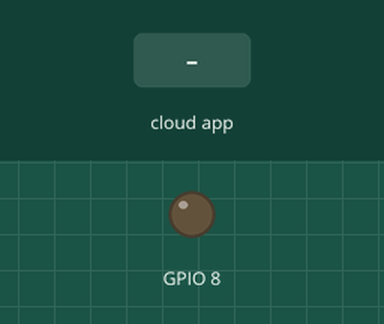
Bench run of a sketch on a simulated ESP8266 (NodeMCU). Parts: output pins drawn as LEDs (lit = HIGH). The inputs (shaded band) are chosen by the test bench. WiFi joins after 1.5 s; servers stay silent unless stated; no MQTT or app messages arrive unless stated; what the sketch prints to the serial monitor is not drawn.

Above: at 2.7 s.
2.8 s: the phone or cloud app sets led to 0
At 3.7 s:
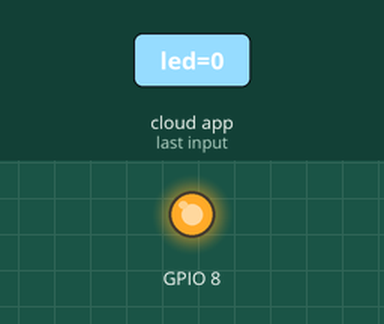
4.3 s: the phone or cloud app sets led to 1
At 5.6 s:
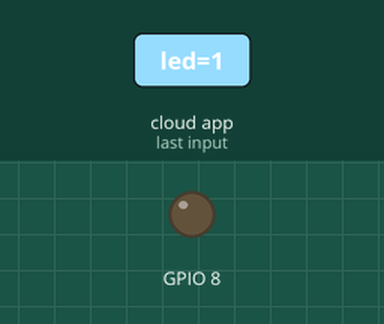
Timing chart, 0 to 7.3 s (numbered marks = the images above; inputs shaded):
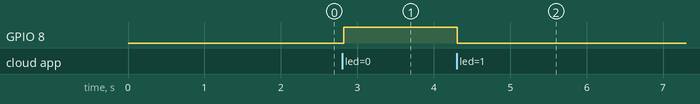

The sketch:

sketch_jul02a.ino
```cpp
#include <ESP8266WiFi.h>
#include "Adafruit_MQTT.h"
#include "Adafruit_MQTT_Client.h"

int leddd=8;

#define WLAN_SSID       "JFO"             // Your SSID
#define WLAN_PASS       "fdkt0588"        // Your password


#define AIO_SERVER      "io.adafruit.com"
#define AIO_SERVERPORT  1883                   // use 8883 for SSL
#define AIO_USERNAME    "Manglu"            // Replace it with your username
#define AIO_KEY         "e44eb942c4cb4dec9e479064e6211da4"   // Replace with your Project Auth Key


// Create an ESP8266 WiFiClient class to connect to the MQTT server.
WiFiClient client;
// or... use WiFiFlientSecure for SSL
//WiFiClientSecure client;

// Setup the MQTT client class by passing in the WiFi client and MQTT server and login details.
Adafruit_MQTT_Client mqtt(&client, AIO_SERVER, AIO_SERVERPORT, AIO_USERNAME, AIO_KEY);

/****************************** Feeds ***************************************/


// Setup a feed called 'onoff' for subscribing to changes.
Adafruit_MQTT_Subscribe led = Adafruit_MQTT_Subscribe(&mqtt, AIO_USERNAME"/f/led"); // FeedName

void MQTT_connect();

void setup() {
  Serial.begin(115200);

  pinMode(8, OUTPUT);

  // Connect to WiFi access point.
  Serial.println(); Serial.println();
  Serial.print("Connecting to ");
  Serial.println(WLAN_SSID);

  WiFi.begin(WLAN_SSID, WLAN_PASS);
  while (WiFi.status() != WL_CONNECTED) {
    delay(500);
    Serial.print(".");
  }
  Serial.println();

  Serial.println("WiFi connected");
  Serial.println("IP address: ");
  Serial.println(WiFi.localIP());


  // Setup MQTT subscription for onoff feed.
  mqtt.subscribe(&led);
}

void loop() {

  MQTT_connect();

  Adafruit_MQTT_Subscribe *subscription;
  while ((subscription = mqtt.readSubscription(5000))) {
    if (subscription == &led) {
      Serial.print(F("Got: "));
      Serial.println((char *)led.lastread);
      int led_State = atoi((char *)led.lastread);
      digitalWrite(8, !(led_State));

    }
  }
}

void MQTT_connect() {
  int8_t ret;

  // Stop if already connected.
  if (mqtt.connected()) {
    return;
  }

  Serial.print("Connecting to MQTT... ");

  uint8_t retries = 3;

  while ((ret = mqtt.connect()) != 0) { // connect will return 0 for connected
    Serial.println(mqtt.connectErrorString(ret));
    Serial.println("Retrying MQTT connection in 5 seconds...");
    mqtt.disconnect();
    delay(5000);  // wait 5 seconds
    retries--;
    if (retries == 0) {
      // basically die and wait for WDT to reset me
      while (1);
    }
  }
  Serial.println("MQTT Connected!");

}
```

Measured:
- after the input at 2.8 s, GPIO 8: LOW → HIGH at once
- after the input at 4.3 s, GPIO 8: HIGH → LOW at once
